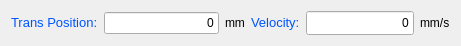
   <widget class="QWidget" name="layoutWidget_5">
    <property name="geometry">
     <rect>
      <x>10</x>
      <y>10</y>
      <width>461</width>
      <height>31</height>
     </rect>
    </property>
    <layout class="QGridLayout" name="gridLayout_4">
     <item row="0" column="3">
      <widget class="QLabel" name="label_26">
       <property name="text">
        <string>&lt;!DOCTYPE HTML PUBLIC &quot;-//W3C//DTD HTML 4.0//EN&quot; &quot;http://www.w3.org/TR/REC-html40/strict.dtd&quot;&gt;
&lt;html&gt;&lt;head&gt;&lt;meta name=&quot;qrichtext&quot; content=&quot;1&quot; /&gt;&lt;style type=&quot;text/css&quot;&gt;
p, li { white-space: pre-wrap; }
&lt;/style&gt;&lt;/head&gt;&lt;body style=&quot; font-family:'Sans Serif'; font-size:10pt; font-weight:400; font-style:normal;&quot;&gt;
&lt;p style=&quot; margin-top:0px; margin-bottom:0px; margin-left:0px; margin-right:0px; -qt-block-indent:0; text-indent:0px;&quot;&gt;&lt;span style=&quot; color:#0055ff;&quot;&gt;Velocity:&lt;/span&gt;&lt;/p&gt;&lt;/body&gt;&lt;/html&gt;</string>
       </property>
      </widget>
     </item>
     <item row="0" column="4">
      <layout class="QHBoxLayout" name="horizontalLayout_17">
       <item>
        <widget class="QLineEdit" name="lineEdit_m3_trans_vel">
         <property name="minimumSize">
          <size>
           <width>70</width>
           <height>24</height>
          </size>
         </property>
         <property name="cursor">
          <cursorShape>ArrowCursor</cursorShape>
         </property>
         <property name="text">
          <string>0</string>
         </property>
         <property name="alignment">
          <set>Qt::AlignRight|Qt::AlignTrailing|Qt::AlignVCenter</set>
         </property>
         <property name="readOnly">
          <bool>true</bool>
         </property>
        </widget>
       </item>
       <item>
        <widget class="QLabel" name="label_40">
         <property name="text">
          <string>mm/s</string>
         </property>
        </widget>
       </item>
      </layout>
     </item>
     <item row="0" column="0">
      <widget class="QLabel" name="label_27">
       <property name="text">
        <string>&lt;!DOCTYPE HTML PUBLIC &quot;-//W3C//DTD HTML 4.0//EN&quot; &quot;http://www.w3.org/TR/REC-html40/strict.dtd&quot;&gt;
&lt;html&gt;&lt;head&gt;&lt;meta name=&quot;qrichtext&quot; content=&quot;1&quot; /&gt;&lt;style type=&quot;text/css&quot;&gt;
p, li { white-space: pre-wrap; }
&lt;/style&gt;&lt;/head&gt;&lt;body style=&quot; font-family:'Sans'; font-size:10pt; font-weight:400; font-style:normal;&quot;&gt;
&lt;p style=&quot; margin-top:0px; margin-bottom:0px; margin-left:0px; margin-right:0px; -qt-block-indent:0; text-indent:0px;&quot;&gt;&lt;span style=&quot; font-family:'Sans Serif'; color:#0055ff;&quot;&gt;Trans Position:&lt;/span&gt;&lt;/p&gt;&lt;/body&gt;&lt;/html&gt;</string>
       </property>
      </widget>
     </item>
     <item row="0" column="1">
      <layout class="QHBoxLayout" name="horizontalLayout_25">
       <item>
        <widget class="QLineEdit" name="lineEdit_m3_trans_pos">
         <property name="cursor">
          <cursorShape>ArrowCursor</cursorShape>
         </property>
         <property name="text">
          <string>0</string>
         </property>
         <property name="alignment">
          <set>Qt::AlignRight|Qt::AlignTrailing|Qt::AlignVCenter</set>
         </property>
         <property name="readOnly">
          <bool>true</bool>
         </property>
        </widget>
       </item>
       <item>
        <widget class="QLabel" name="label_48">
         <property name="text">
          <string>mm</string>
         </property>
        </widget>
       </item>
      </layout>
     </item>
    </layout>
   </widget>
